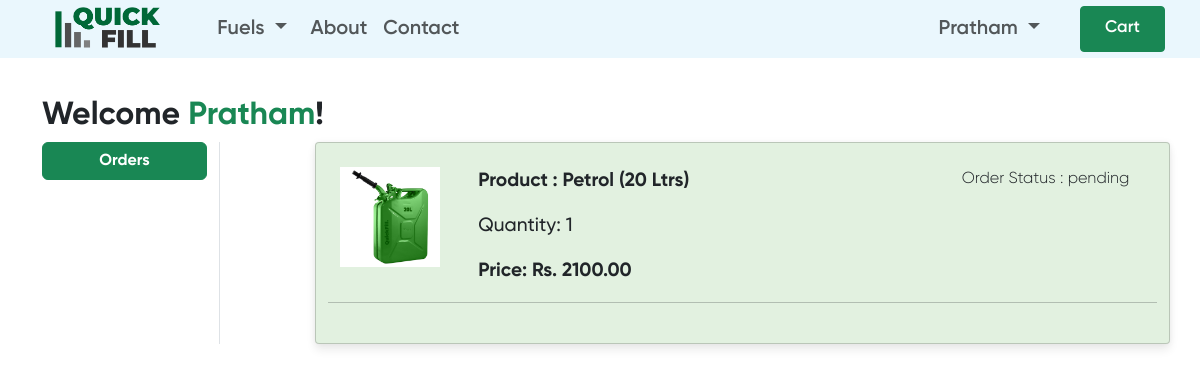
The page /orders/ (signed in) on the database its author committed.
### app/models.py (models this page shows, shortened)
class OrderPlaced(models.Model):
    user = models.ForeignKey(User,on_delete=models.CASCADE)
    customer = models.ForeignKey(Customer,on_delete=models.CASCADE)
    product = models.ForeignKey(Product,on_delete=models.CASCADE)
    quantity = models.PositiveIntegerField(default=1)
    ordered_date = models.DateTimeField(auto_now_add=True)
    status = models.CharField(max_length=50,choices=STATUS_CHOICES,default='pending')
    payment = models.ForeignKey(Payment,on_delete=models.CASCADE,default="")
    @property
    def total_cost(self):
        return self.quantity * self.product.price

class Product(models.Model):
    id = models.AutoField(primary_key=True)
    name = models.CharField(max_length=100)
    category = models.CharField(choices=CATEGORY_CHOICES, max_length=10, default="")
    subcategory = models.CharField(max_length=50, default="")
    desc = models.TextField()
    price = models.DecimalField(max_digits=10, decimal_places=2, default="0")
    created_at = models.DateTimeField(auto_now_add=True)
    updated_at = models.DateTimeField(auto_now=True)
    image = models.ImageField(upload_to="fuels", default="")
    stock_quantity = models.PositiveIntegerField(default=0)  # Add the stock_quantity field

### app/views.py (the view)
# urls.py: path('orders/', views.orders, name='orders'),
@login_required
def orders(request):
    totalitem = 0
    if request.user.is_authenticated:
        totalitem = len(Cart.objects.filter(user=request.user))
    order_placed = OrderPlaced.objects.filter(user=request.user)
    return render(request, 'app/orders.html', locals())

### app/templates/app/orders.html (shortened to what this page needs)
{% extends 'app/base.html' %}
{% load static %}
{% block body %}
<br><br><br>
<div class="container my-4">
    <div class="row">
        <h2 class="fw-bold">Welcome <span class="text-success">{{request.user}}</span>!</h2>
        <div class="col-sm-2 border-end">
            <ul class="list-unstyled">
                <li class="d-grid"><a href="{% url 'orders' %}" class="btn btn-success fw-bold">Orders</a></1i>
            </ul>
        </div>
        <div class="card p-4 col-sm-9 offset-sm-1">
            {% for op in order_placed %}
            <div class="row">
                <div class="col-sm-2">
                    <img src='/media/{{op.product.image}}' class="img-fluid" height="100" width="100"/>
                 </div>
                 <div class="col-sm-7 weight">
                    <p class="fw-bold">Product : {{op.product.name}}</p>
                    <p>Quantity: {{op.quantity}}</p>
                    <p class="fw-bold">Price: Rs. {{op.total_cost}}</p>
                </div>
                <div class="col-sm-3">
                    <p> Order Status : {{op.status}} </p>
                </div><hr>
            </div>
            {% endfor %}
            </div>
        </div>
    </div>
{% endblock body %}

### app/templates/app/base.html (shortened to what this page needs)
{% load bootstrap_icons %}
{% load static %}
<!DOCTYPE html>
<html lang="en">
<head>
    <link href="https://cdn.jsdelivr.net/npm/bootstrap@5.3.0-alpha3/dist/css/bootstrap.min.css" rel="stylesheet">
    <link rel="stylesheet" href="{% static 'app/css/all.min.css' %}">
    <link rel="stylesheet" href="{% static 'app/css/owl.carousel.min.css' %}">
    <link rel="stylesheet" href="{% static 'app/css/style.css' %}">
  </head>
  <body>
  <nav class="navbar navbar-expand-lg text-white w-100 my-0" style="position: fixed; padding: 6px 15px; font-family: Gilroy; background: hsla(200, 87%, 94%, 0.7); backdrop-filter: blur(30px); z-index: 10000;">
    <div class="container-fluid">
      <a class="navbar-brand" href="/"><img src="{% static "app/img/banner/quicklogo.png" %}" width="" height="50" style="margin: -14.8px; margin-top: -1rem; padding-right: 2rem;" alt="logo"></a>
      <div class="collapse navbar-collapse" id="navbarSupportedContent">
        <ul class="navbar-nav me-auto mb-2 mx-2 mb-lg-0" style="font-weight: 600; font-size: 20px;">
          <li class="nav-item dropdown">
            <a class="btn btn-success nav-link dropdown-toggle mx-2 px-2" href="#" role="button" data-bs-toggle="dropdown" aria-expanded="false">
              Fuels
            </a>
          </li>
          <li class="nav-item">
            <a class="nav-link" href="/about">About</a>
          </li>
          <li class="nav-item">
            <a class="nav-link" href="/contact">Contact</a>
          </li>
        </ul>
        {% if user.is_authenticated %}
        <ul class="navbar-nav mb-2 mb-lg-0" style="font-weight: 600; font-size: 20px;">
          <li class="nav-item dropdown mx-2">
            <a class="btn btn-success mx-3 nav-link dropdown-toggle" href="#" id="profileDropdown" role="button" data-bs-toggle= "dropdown" aria-expanded="false" >{{request.user}} </a>
          </li>
          <li class="btn btn-sm btn-success nav-item mx-2 px-3 my-0 py-0 fw-semibold">
            <a href="{% url 'showcart' %}" class="nav-link"><span class=" text-white" style="font-size: 1.2em;">Cart</span></a>
          </li>
        </ul>
        {% endif %}
      </div>
    </div>
  </nav>
{% block body %}{% endblock body %}
</body>
</html>

### app/templates/app/orders.html (style rules this page uses)
* { font-family: Gilroy; }
.weight { font-weight: 500; font-size: 1.2em; }
.card { background: rgba(16, 139, 0, 0.12); border-radius: 4px; box-shadow: 0 6px 10px rgba(0,0,0,.08), 0 0 6px rgba(0,0,0,.05); transition: 1s transform cubic-bezier(.155,1.105,.295,1.12),1s box-shadow,1s -webkit-transform cubic-bezier(.155,1.105,.295,1.12); cursor: pointer; }

### rows shown on the page
OrderPlaced: product.image (picture), product.name "Petrol (20 Ltrs)", quantity "1", total_cost "2100.00", status "pending"

### other values the page prints
{{ request.user }} "Pratham"
